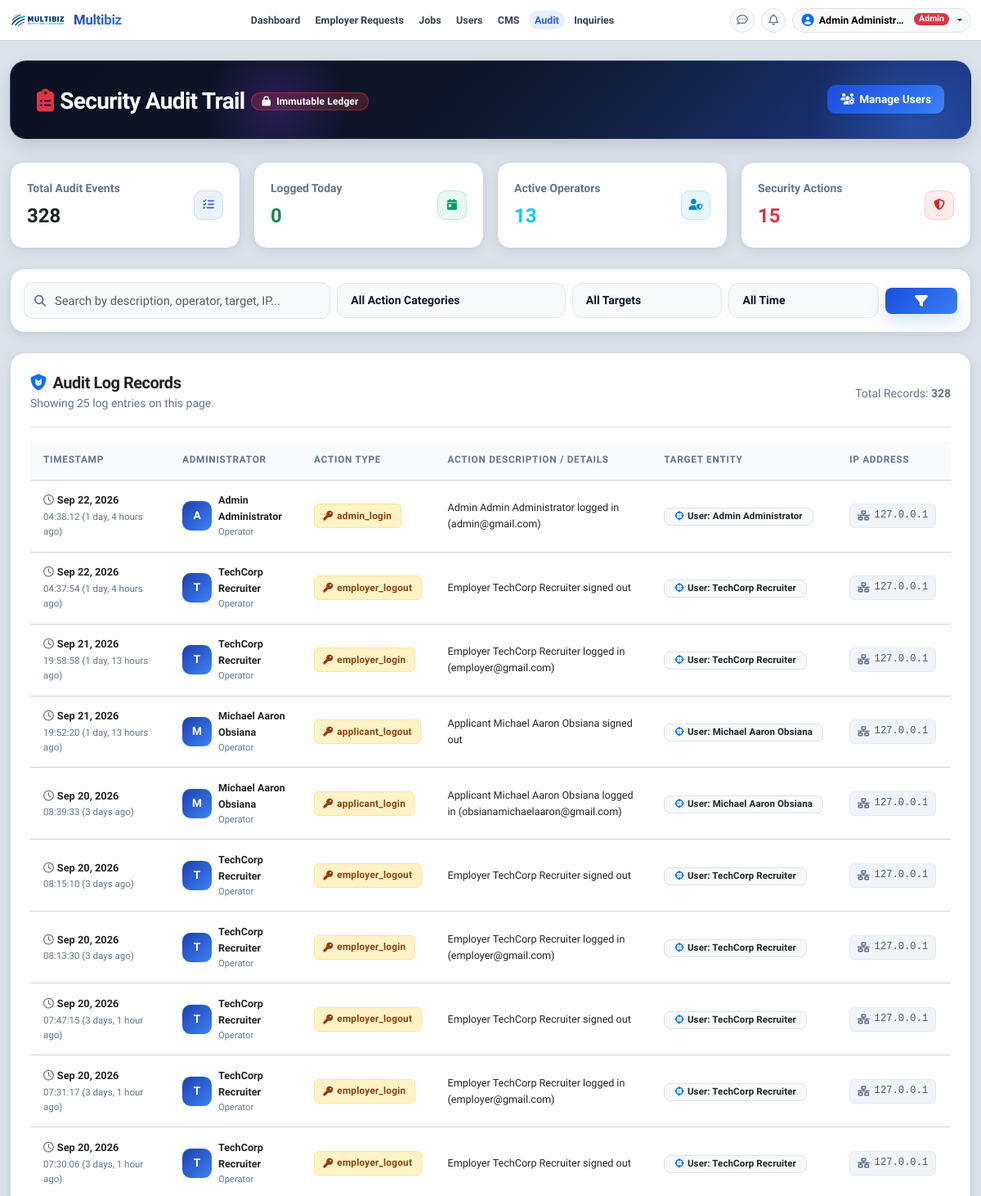
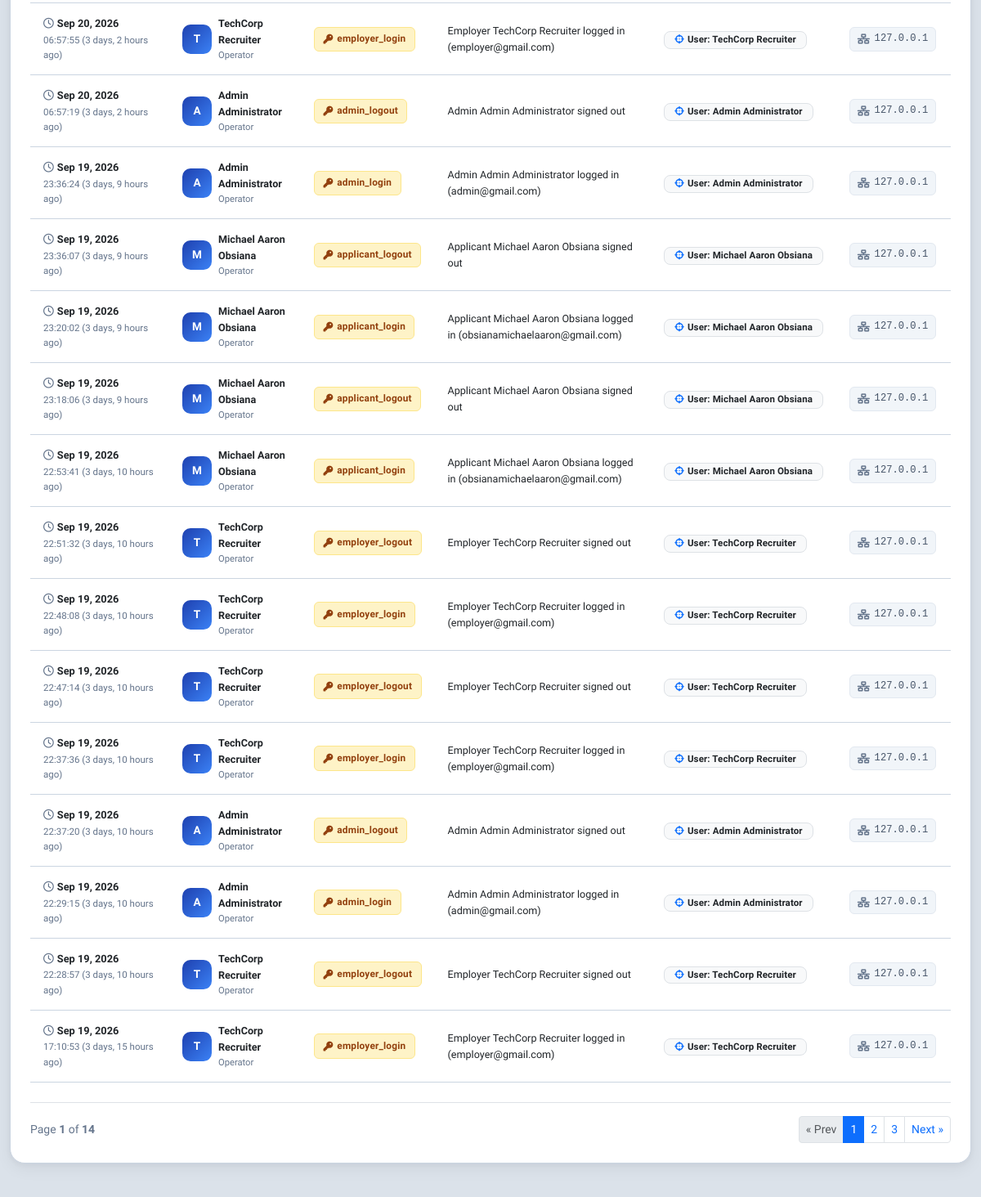
/audit/audit-trail/ (signed in, upper part), run on an earlier commit of the app's database (2 pictures, top to bottom).
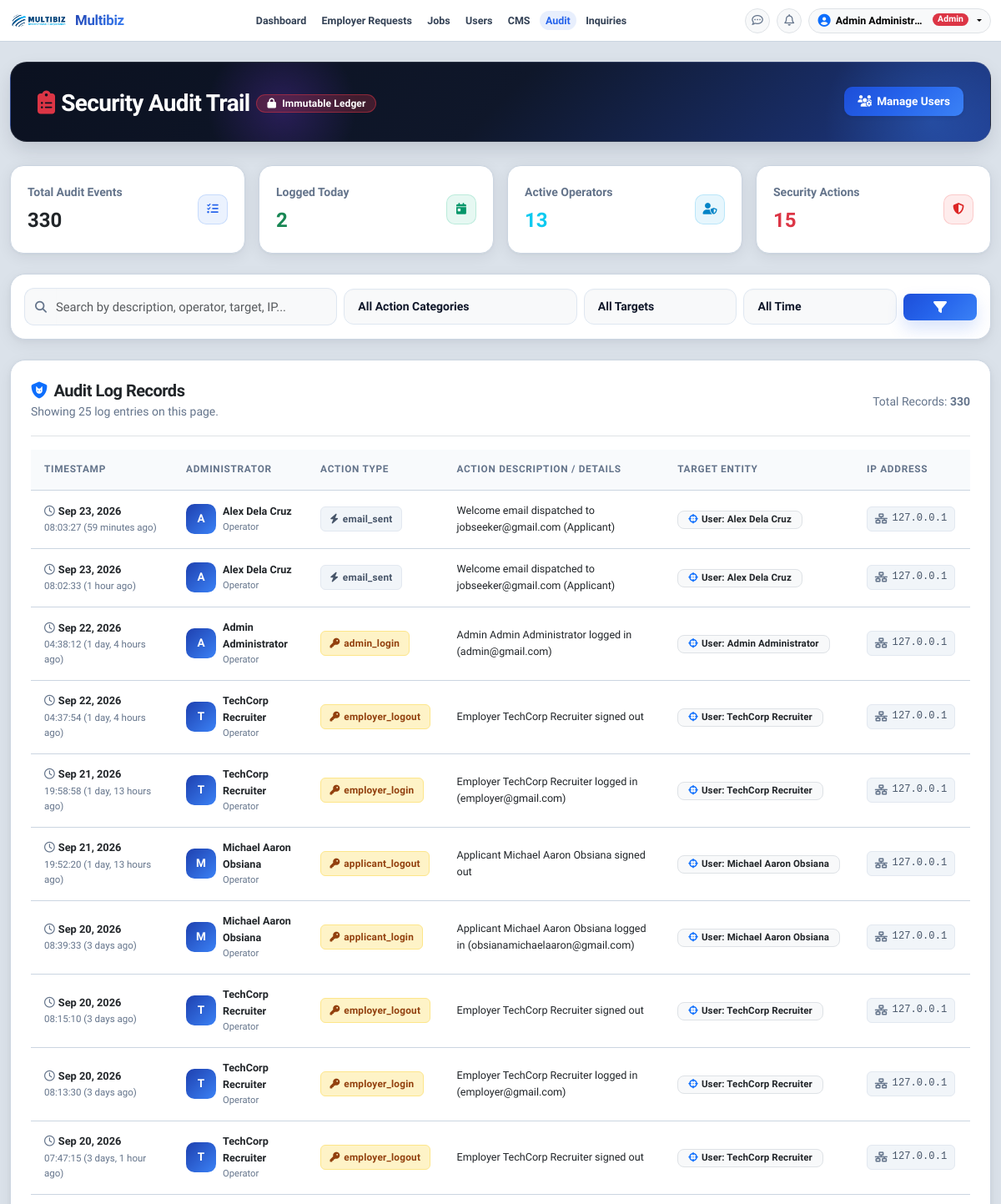
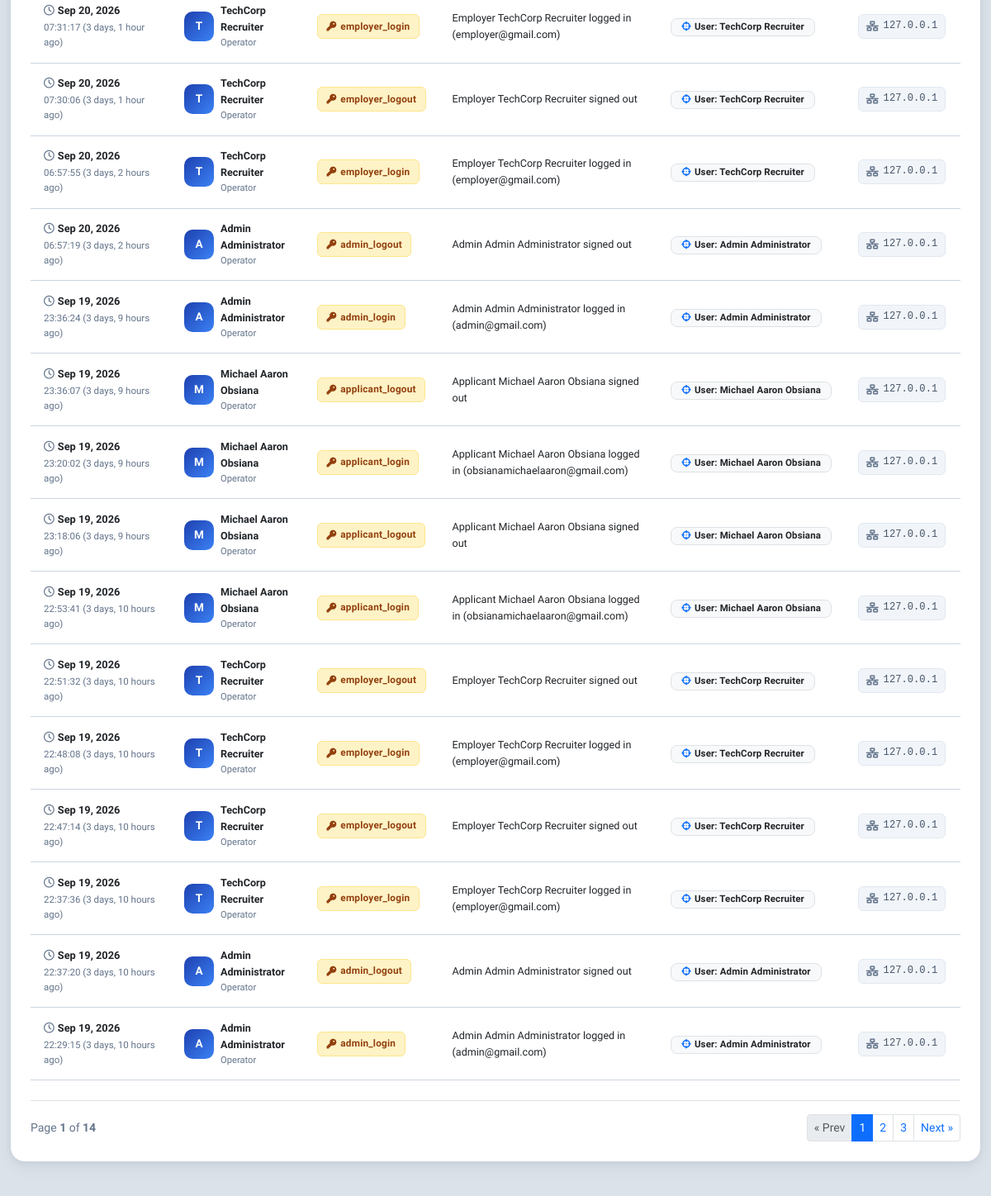
And on a later commit of the database (2 pictures, top to bottom).
### audit/models.py (models this page shows, shortened)
class AuditTrail(models.Model):
    admin_user = models.ForeignKey(
        settings.AUTH_USER_MODEL,
        on_delete=models.SET_NULL,
        null=True,
        blank=True,
        related_name='audit_logs'
    )
    admin_name = models.CharField(max_length=255)
    action_type = models.CharField(max_length=100)
    action_description = models.TextField()
    target_type = models.CharField(max_length=50, blank=True, null=True, help_text="employer, applicant, user, job, cms, etc.")
    target_id = models.IntegerField(blank=True, null=True)
    target_name = models.CharField(max_length=255, blank=True, null=True)
    ip_address = models.CharField(max_length=45, blank=True, null=True)
    user_agent = models.TextField(blank=True, null=True)
    created_at = models.DateTimeField(auto_now_add=True)
    class Meta:
        ordering = ['-created_at']

### audit/views.py (the view, shortened to what this page needs)
# urls.py: path('audit-trail/', views.admin_audit_trail, name='admin_audit_trail'),
@admin_required
def admin_audit_trail(request):
    search_query = request.GET.get('q', '').strip()
    action_type = request.GET.get('action_type', '').strip()
    target_type = request.GET.get('target_type', '').strip()
    date_range = request.GET.get('date_range', '').strip()
    page_number = request.GET.get('page', 1)
    logs = AuditTrail.objects.all().order_by('-created_at')
    total_logs_count = AuditTrail.objects.count()
    now = timezone.now()
    today_start = now.replace(hour=0, minute=0, second=0, microsecond=0)
    today_logs_count = AuditTrail.objects.filter(created_at__gte=today_start).count()
    distinct_admins_count = AuditTrail.objects.values('admin_name').distinct().count()
    security_actions_count = AuditTrail.objects.filter(
        Q(action_type__startswith='delete_') | Q(action_type__icontains='status') | Q(action_type__icontains='auth')
    ).count()
    if action_type:
        logs = logs.filter(action_type=action_type)
    if target_type:
        logs = logs.filter(target_type=target_type)
    if date_range == 'today':
        logs = logs.filter(created_at__gte=today_start)
    elif date_range == '7d':
        seven_days_ago = now - timedelta(days=7)
        logs = logs.filter(created_at__gte=seven_days_ago)
    elif date_range == '30d':
        thirty_days_ago = now - timedelta(days=30)
        logs = logs.filter(created_at__gte=thirty_days_ago)
    distinct_actions_raw = AuditTrail.objects.values_list('action_type', flat=True).distinct().order_by('action_type')
    distinct_actions = [{'val': a, 'label': a.replace('_', ' ').title()} for a in distinct_actions_raw if a]
    distinct_targets_raw = AuditTrail.objects.exclude(target_type__isnull=True).exclude(target_type='').values_list('target_type', flat=True).distinct().order_by('target_type')
    distinct_targets = [{'val': t, 'label': t.replace('_', ' ').title()} for t in distinct_targets_raw if t]
    paginator = Paginator(logs, 25)
    page_obj = paginator.get_page(page_number)
    context = {
        'page_obj': page_obj,
        'logs': page_obj.object_list,
        'search_query': search_query,
        'action_type': action_type,
        'target_type': target_type,
        'date_range': date_range,
        'distinct_actions': distinct_actions,
        'distinct_targets': distinct_targets,
        'total_logs_count': total_logs_count,
        'today_logs_count': today_logs_count,
        'distinct_admins_count': distinct_admins_count,
        'security_actions_count': security_actions_count,
    }
    return render(request, 'admin/audit_trail.html', context)

### accounts/models.py (called while the page is built)
    @property
    def is_applicant(self):
        return self.role == 'applicant'

    @property
    def is_employer(self):
        return self.role == 'employer'

    @property
    def is_admin_user(self):
        return self.role == 'admin' or self.is_superuser or self.is_staff

    @property
    def full_name(self):
        name = f"{self.first_name} {self.last_name}".strip()
        return name if name else self.email.split('@')[0]

### messaging/context_processors.py (called while the page is built)
def unread_messages_count(request):
    if request.user.is_authenticated:
        unread_msg = Message.objects.filter(receiver=request.user, is_read=False).count()
        unread_notif = Notification.objects.filter(user=request.user, is_read=False).count()
        recent_notifs = Notification.objects.filter(user=request.user).order_by('-created_at')[:5]
        return {
            'unread_messages_count': unread_msg,
            'unread_notifications_count': unread_notif,
            'recent_notifications': recent_notifs
        }
    return {
        'unread_messages_count': 0,
        'unread_notifications_count': 0,
        'recent_notifications': []
    }

### templates/admin/audit_trail.html (shortened to what the changed rows need)
{% extends 'base.html' %}
{% load static %}
{% block content %}
<div class="container py-4">
    <div class="row g-3 mb-4">
        <div class="col-6 col-md-3">
            <div class="audit-stat-card">
                <div class="d-flex justify-content-between align-items-center">
                    <div>
                        <div class="text-muted small fw-semibold">Total Audit Events</div>
                        <div class="fs-4 fw-bold text-dark mt-1">{{ total_logs_count }}</div>
                    </div>
                </div>
            </div>
        </div>
        <div class="col-6 col-md-3">
            <div class="audit-stat-card">
                <div class="d-flex justify-content-between align-items-center">
                    <div>
                        <div class="text-muted small fw-semibold">Logged Today</div>
                        <div class="fs-4 fw-bold text-success mt-1">{{ today_logs_count }}</div>
                    </div>
                </div>
            </div>
        </div>
    </div>
    <div class="custom-card p-4 bg-white border-0 shadow-sm rounded-4">
        <div class="d-flex flex-column flex-sm-row justify-content-between align-items-sm-center border-bottom pb-3 mb-3 gap-2">
            <div class="text-muted small">
                Total Records: <strong>{{ page_obj.paginator.count }}</strong>
            </div>
        </div>
        <div class="table-responsive">
            <table class="table align-middle table-hover mb-0">
                <thead class="table-light small">
                    <tr>
                        <th style="width: 170px;">Timestamp</th>
                        <th>Administrator</th>
                        <th>Action Type</th>
                        <th>Action Description / Details</th>
                        <th>Target Entity</th>
                        <th style="width: 140px;">IP Address</th>
                    </tr>
                </thead>
                <tbody>
                    {% for log in logs %}
                        <tr>
                            <td>
                                <div class="fw-semibold text-dark small" style="font-size: 0.8rem;">
                                    <i class="fa-regular fa-clock text-muted me-1"></i>{{ log.created_at|date:"M d, Y" }}
                                </div>
                                <div class="text-muted" style="font-size: 0.72rem;">
                                    {{ log.created_at|date:"H:i:s" }} ({{ log.created_at|timesince }} ago)
                                </div>
                            </td>
                            <td>
                                <div class="d-flex align-items-center gap-2">
                                    <div class="audit-avatar">
                                        {{ log.admin_name|slice:":1"|upper }}
                                    </div>
                                    <div>
                                        <div class="fw-bold text-dark small">{{ log.admin_name }}</div>
                                        <div class="text-muted" style="font-size: 0.7rem;">Operator</div>
                                    </div>
                                </div>
                            </td>
                            <td>
                                {% if 'delete' in log.action_type or 'withdraw' in log.action_type %}
                                    <span class="action-badge action-badge-danger">
                                        <i class="fa-solid fa-trash-can"></i> {{ log.action_type }}
                                    </span>
                                {% elif 'create' in log.action_type or 'register' in log.action_type or 'post' in log.action_type or 'apply' in log.action_type or 'accept' in log.action_type %}
                                    <span class="action-badge action-badge-success">
                                        <i class="fa-solid fa-circle-plus"></i> {{ log.action_type }}
                                    </span>
                                {% elif 'update' in log.action_type or 'edit' in log.action_type or 'schedule' in log.action_type or 'save' in log.action_type or 'reply' in log.action_type %}
                                    <span class="action-badge action-badge-info">
                                        <i class="fa-solid fa-pen-to-square"></i> {{ log.action_type }}
                                    </span>
                                {% elif 'auth' in log.action_type or 'login' in log.action_type or 'logout' in log.action_type or 'status' in log.action_type %}
                                    <span class="action-badge action-badge-warning">
                                        <i class="fa-solid fa-key"></i> {{ log.action_type }}
                                    </span>
                                {% else %}
                                    <span class="action-badge action-badge-secondary">
                                        <i class="fa-solid fa-bolt"></i> {{ log.action_type }}
                                    </span>
                                {% endif %}
                            </td>
                            <td>
                                <div class="small text-dark fw-medium">{{ log.action_description }}</div>
                            </td>
                            <td>
                                {% if log.target_type %}
                                    <span class="badge bg-light text-dark border px-2.5 py-1 text-capitalize fw-semibold" style="font-size: 0.72rem;">
                                        <i class="fa-solid fa-crosshairs text-primary me-1"></i>{{ log.target_type }}: {{ log.target_name|default:log.target_id|default:"#" }}
                                    </span>
                                {% else %}
                                    <span class="text-muted small">&mdash;</span>
                                {% endif %}
                            </td>
                            <td>
                                <span class="ip-badge">
                                    <i class="fa-solid fa-network-wired text-muted"></i>
                                    {{ log.ip_address|default:"127.0.0.1" }}
                                </span>
                            </td>
                        </tr>
                    {% endfor %}
                </tbody>
            </table>
        </div>
        {% if page_obj.has_other_pages %}
            <div class="d-flex flex-column flex-sm-row justify-content-between align-items-center mt-4 pt-3 border-top gap-2">
                <nav aria-label="Audit log navigation">
                    <ul class="pagination pagination-sm mb-0">
                        {% for p in page_obj.paginator.page_range %}
                            {% if p == page_obj.number %}
                                <li class="page-item active"><span class="page-link">{{ p }}</span></li>
                            {% elif p >= page_obj.number|add:"-2" and p <= page_obj.number|add:"2" %}
                                <li class="page-item">
                                    <a class="page-link" href="?page={{ p }}">{{ p }}</a>
                                </li>
                            {% endif %}
                        {% endfor %}
                    </ul>
                </nav>
            </div>
        {% endif %}
    </div>
</div>
{% endblock %}

What changed in the data, as far as the page shows it:
no longer on this page (row unchanged): AuditTrail: created_at "Sep 19, 2026", created_at "22:28:57", created_at "3 days, 10 hours", admin_name "T", admin_name "TechCorp Recruiter", action_type "employer_logout", action_description "Employer TechCorp Recruiter signed out", target_type "User", target_name "TechCorp Recruiter", ip_address "127.0.0.1"
no longer on this page (row unchanged): AuditTrail: created_at "Sep 19, 2026", created_at "17:10:53", created_at "3 days, 15 hours", admin_name "T", admin_name "TechCorp Recruiter", action_type "employer_login", action_description "Employer TechCorp Recruiter logged in (employer@gmail.com)", target_type "User", target_name "TechCorp Recruiter", ip_address "127.0.0.1"
added AuditTrail: created_at "Sep 23, 2026", created_at "08:03:27", created_at "59 minutes", admin_name "A", admin_name "Alex Dela Cruz", action_type "email_sent", action_description "Welcome email dispatched to jobseeker@gmail.com (Applicant)", target_type "User", target_name "Alex Dela Cruz", ip_address "127.0.0.1"
added AuditTrail: created_at "Sep 23, 2026", created_at "08:02:33", created_at "1 hour", admin_name "A", admin_name "Alex Dela Cruz", action_type "email_sent", action_description "Welcome email dispatched to jobseeker@gmail.com (Applicant)", target_type "User", target_name "Alex Dela Cruz", ip_address "127.0.0.1"
Also different on the page:
{{ total_logs_count }}: "328" → "330"
{{ today_logs_count }}: "0" → "2"
{{ page_obj.paginator.count }}: "328" → "330"
